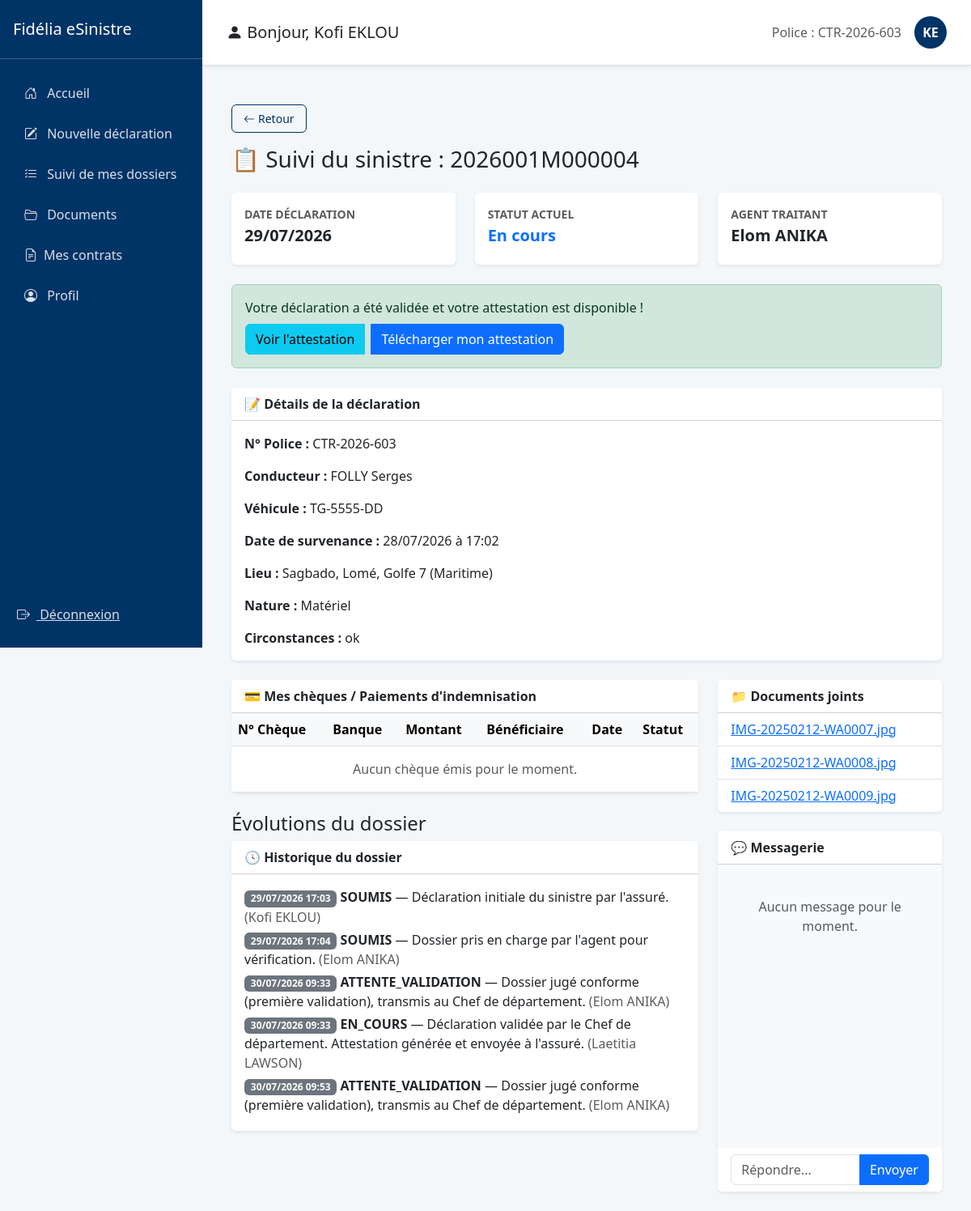
The page /sinistres/dossier/4/ (signed in) on the database as committed earlier.
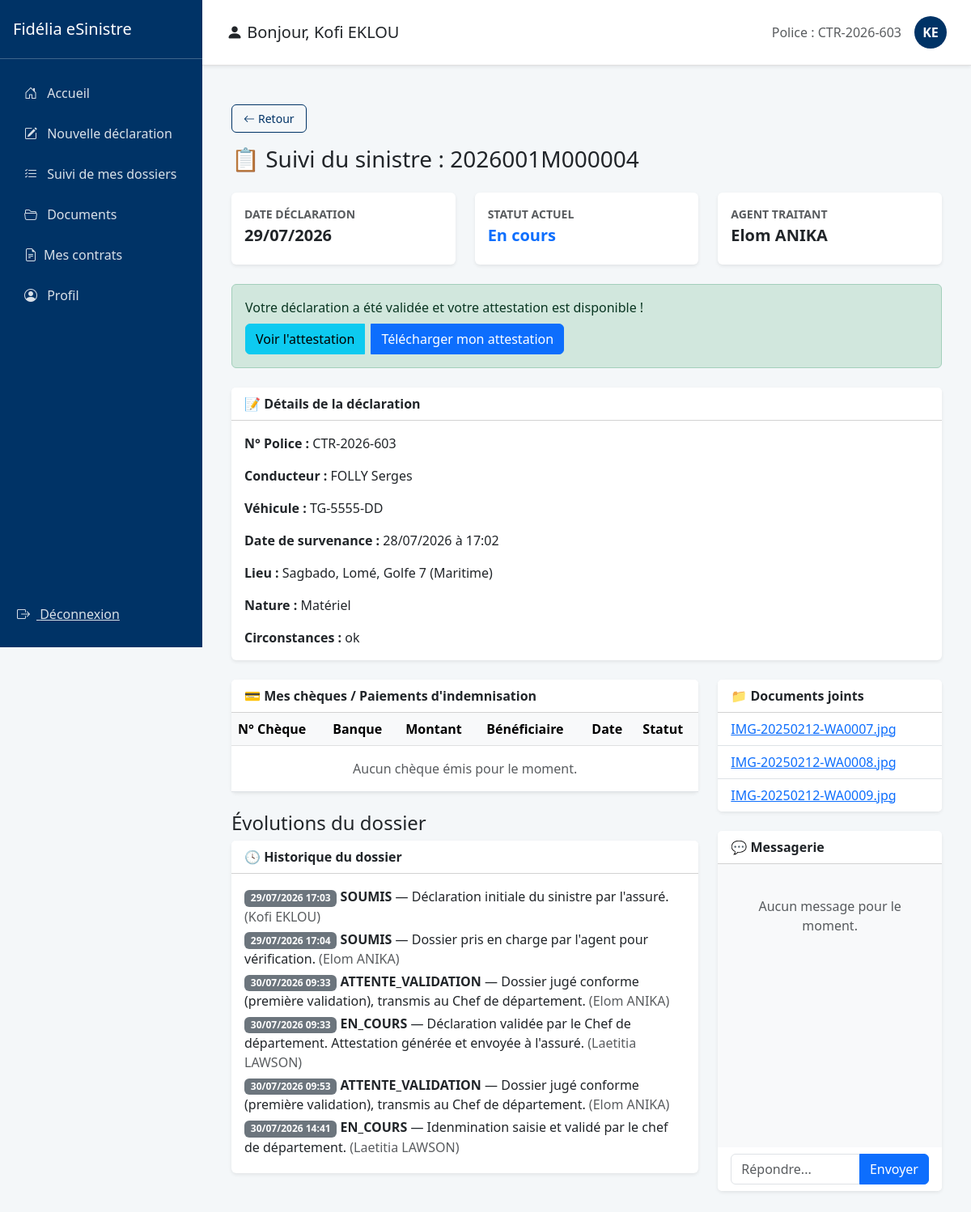
The same page on the database as committed later.
### gestion_sinistres/models.py (models this page shows)
class HistoriqueSinistre(models.Model):
    sinistre = models.ForeignKey(Sinistre, on_delete=models.CASCADE, related_name='historique')
    statut = models.CharField(max_length=50)
    date_changement = models.DateTimeField(auto_now_add=True)
    commentaires = models.TextField(blank=True)
    auteur = models.ForeignKey(User, on_delete=models.SET_NULL, null=True)

class PieceJointe(models.Model):
    sinistre = models.ForeignKey(Sinistre, on_delete=models.CASCADE, related_name='pieces')
    fichier = models.FileField(upload_to='sinistres/documents/')
    date_ajout = models.DateTimeField(auto_now_add=True)

### gestion_sinistres/views.py (the view, shortened to what this page needs)
# urls.py: path('dossier/<int:sinistre_id>/', views.detail_sinistre, name='detail_sinistre'),
@login_required
def detail_sinistre(request, sinistre_id):
    sinistre = get_object_or_404(Sinistre, id=sinistre_id, assure=request.user)
    historique_brut = list(
        sinistre.historique.exclude(commentaires__icontains="Prix").order_by('date_changement')
    )
    historique_filetre = []
    for h in historique_brut:
        if 'indemnisation' in h.commentaires.lower():
            if sinistre.indemnisation_validee:
                h.commentaires = "Idenmination saisie et validé par le chef de département."
                historique_filetre.append(h)
        else:
            historique_filetre.append(h)
    context = {
        'sinistre': sinistre,
        'documents': sinistre.pieces.all(),
        'historique': historique_filetre,  # On envoie l'historique nettoyé
        'discussion': sinistre.messages.all().order_by('date_envoi'),
    }
    return render(request, 'detail_sinistre.html', context)

### gestion_sinistres/models.py (called while the page is built)
    def __str__(self): return self.nom

    def __str__(self): return self.nom

    def __str__(self): return self.nom

### gestion_sinistres/templates/detail_sinistre.html (shortened to what the changed rows need)
{% extends "base_assure.html" %}
{% block content %}
<div class="container-fluid mt-4">
    <div class="row">
        <div class="col-md-8">
            <div class="card shadow-sm border-0 mb-4">
                <div class="card-body p-0">
                    <div class="table-responsive">
                        <table class="table table-hover align-middle mb-0">
                            <thead class="table-light">
                                <tr>
                                    <th>N° Chèque</th>
                                    <th>Banque</th>
                                    <th>Montant</th>
                                    <th>Bénéficiaire</th>
                                    <th>Date</th>
                                    <th>Statut</th>
                                </tr>
                            </thead>
                        </table>
                    </div>
                </div>
            </div>
            <div class="card shadow-sm border-0 mb-4">
                <div class="card-body">
                    {% for h in historique %}
                        {% if "Prix" not in h.commentaires and "Indemnisation" not in h.commentaires %}
                            <p class="mb-1">
                                <span class="badge bg-secondary">{{ h.date_changement|date:"d/m/Y H:i" }}</span>
                                <strong>{{ h.get_statut_display|default:h.statut }}</strong> — {{ h.commentaires }}
                                <span class="text-muted">({{ h.auteur.get_full_name|default:h.auteur.username }})</span>
                            </p>
                        {% endif %}
                    {% empty %}
                        <p class="text-muted">Aucun historique pour ce dossier.</p>
                    {% endfor %}
                </div>
            </div>
        </div>
        <div class="col-md-4">
            <div class="card shadow-sm border-0 mb-4">
                <ul class="list-group list-group-flush">
                    {% for piece in documents %}
                    <li class="list-group-item">
                        <a href="{{ piece.fichier.url }}" target="_blank">
                            {{ piece.fichier.name|cut:"sinistres/documents/" }}
                        </a>
                    </li>
                    {% empty %}
                    <li class="list-group-item text-muted">Aucun document joint.</li>
                    {% endfor %}
                </ul>
            </div>
        </div>
    </div>
</div>
{% endblock %}

Rows that differ between the two databases and show on the page:
added HistoriqueSinistre: date_changement "30/07/2026 14:41", statut "EN_COURS", commentaires "Idenmination saisie et validé par le chef de département.", auteur.get_full_name "Laetitia LAWSON"
